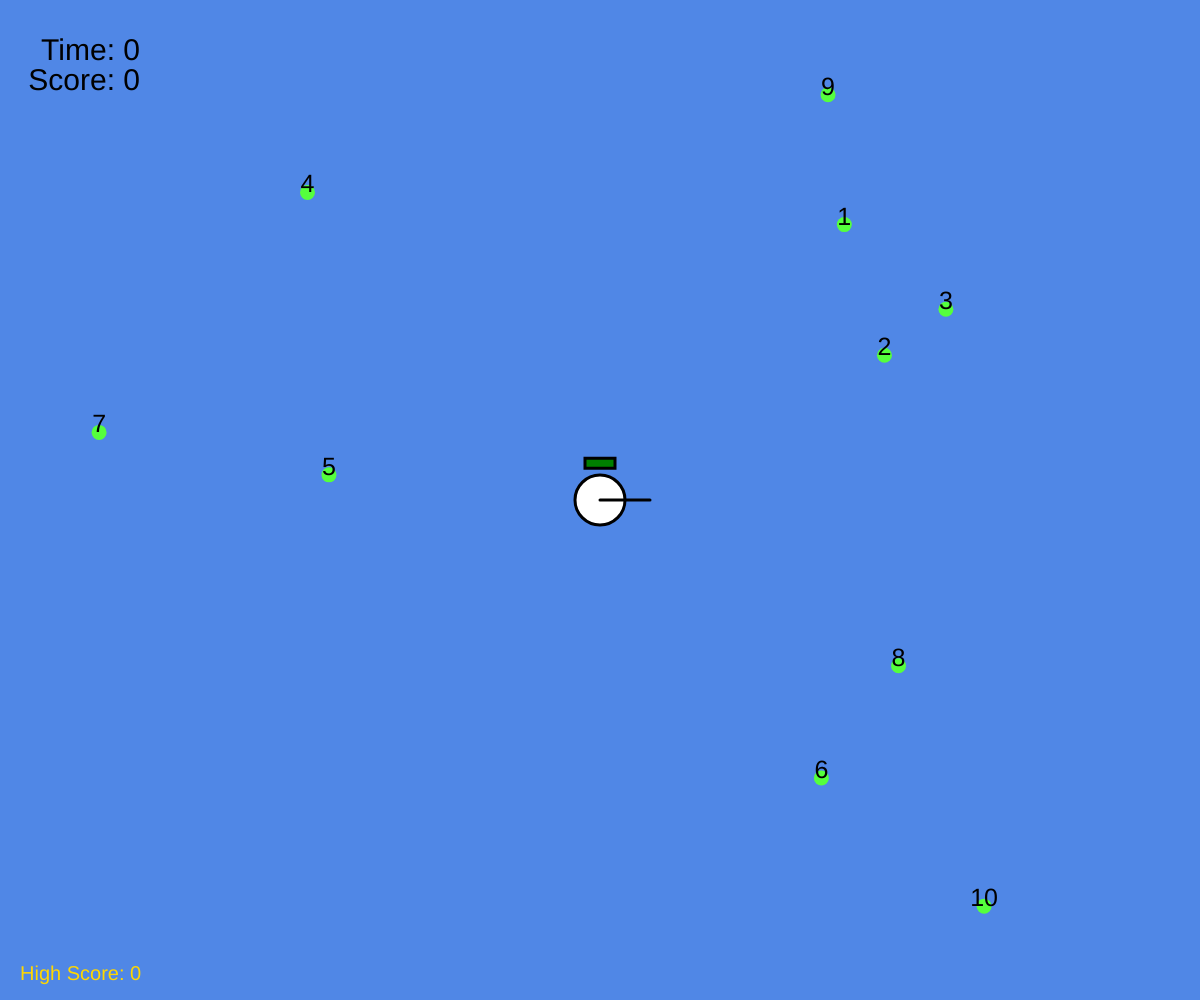
Frame 1 (no input)
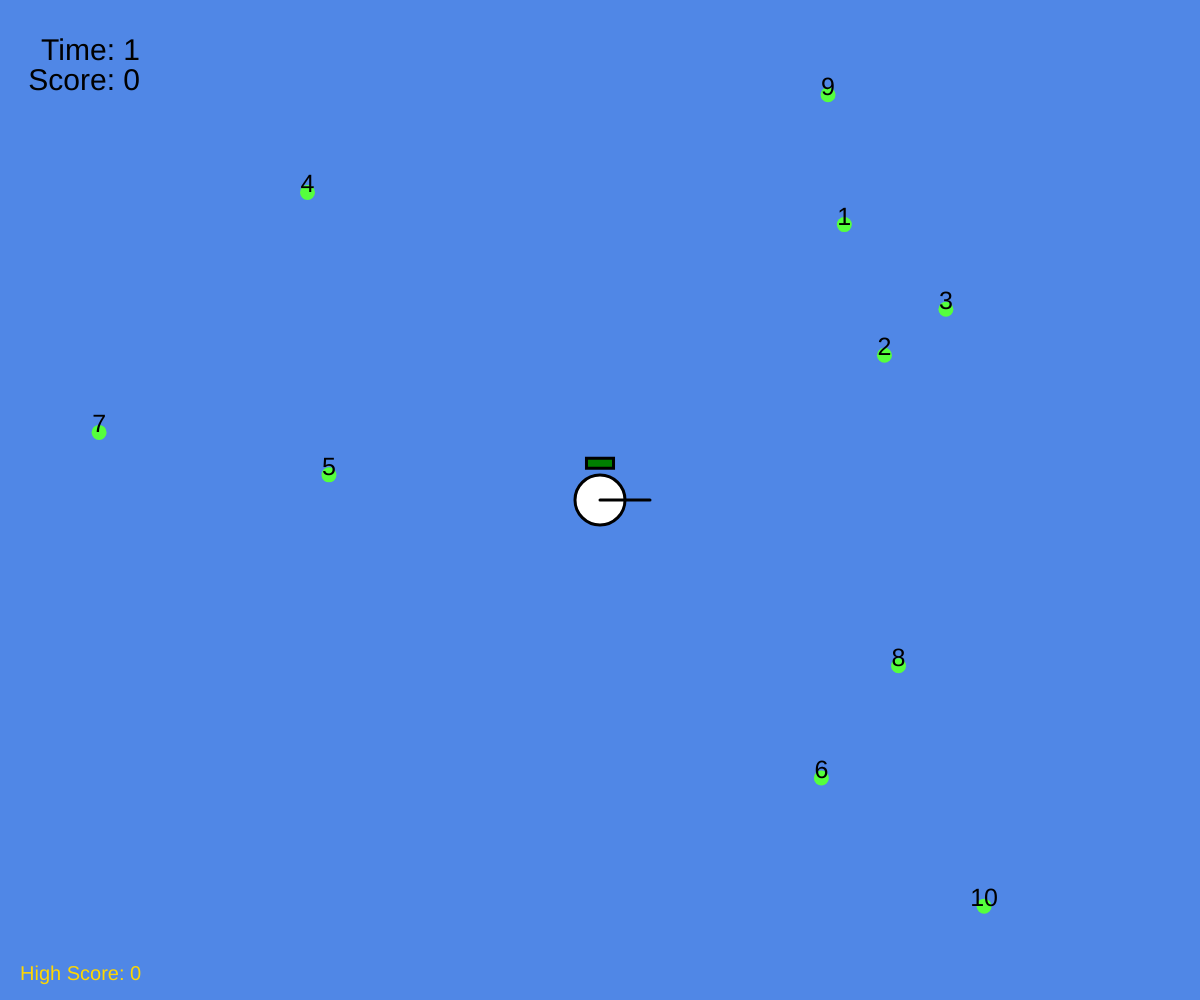
Frame 60 (no input)
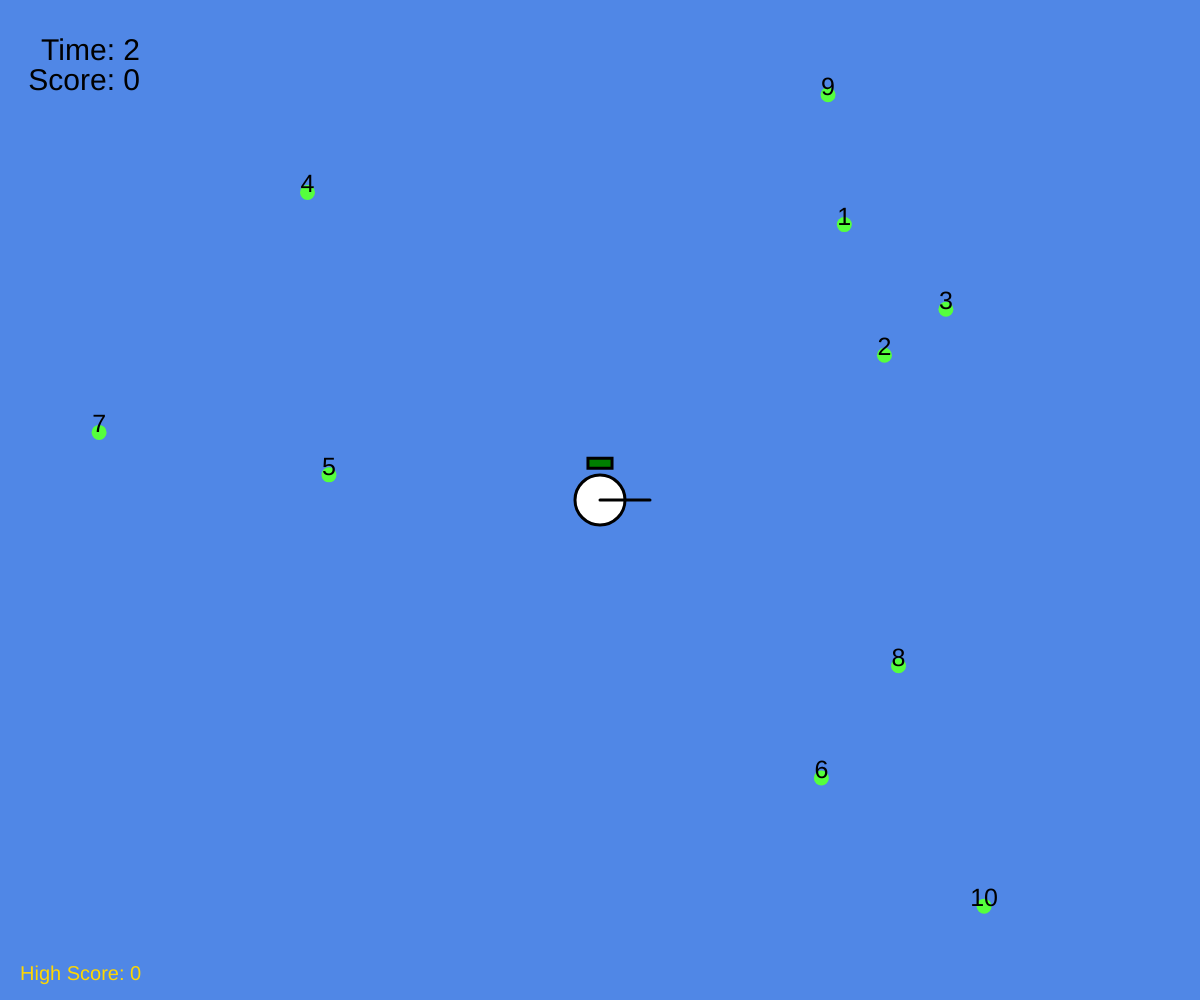
Frame 120 (the mouse pressed at the canvas centre since frame 60)

The p5.js sketch that drew these frames (run headless with seeded random() and noise() and a simulated clock; from frame 60 on, the mouse is pressed at the canvas centre):

// p5.js sketch
// ── sketch.js
let foods = [];
let mobs = [];

function setup() {
	highScore = 0;
	frameRate(60);
	
	width = windowWidth;
	height = windowHeight;
	createCanvas(width, height);
	
	angleMode(DEGREES);
	let normalR = createVector(-1,0);
	
	mob = new Mob();
	for(let i = 0; i < 10; i++){
		foods.push(new Food());
		foods[i].number = i + 1;
	}
	mobs.push(mob);
	for (let i = 0; i < 0; i++){
		mobs.push(new Mob());
		mobs[i].pos = createVector(random(0,width), random(0,height));
	}
	reset()
	
}

function draw() {
	if (frameCount % 60 == 0){
		if (gameLost !== true){	
			time++;
		}
	}
	background(80,135,230);
	for(let i = 0; i < foods.length; i++){
		
		foods[i].display();
		
		for(let j = 0; j < mobs.length; j++){
			if(mobs[j].canEat(foods[i]) & mobs[j].health < mobs[j].maxHealth){
				//foods.splice(i,1);
				foods[i].hpValue = 1/time * 70;
				foods[i].pos = createVector(random(30,width - 30), random(30,height - 30));
				if (foods[i].hpValue <= 3){
					mobs[j].health += foods[i].hpValue;
					score++;
					if (score > highScore){
						highScore = score;
					}
				}else{
					mobs[j].health += 3;
					score++;
					if (score > highScore){
						highScore = score;
					}
				}
				i--;
			}
		}
	}
	for(let i = 0; i < mobs.length; i++){
		mobs[i].display();
		mobs[i].move();
	}
	
	push()
	textSize(30);
	textAlign(RIGHT);
	text("Time: " + time, 140, 60);
	text("Score: " + score, 140, 90)
	textAlign(LEFT);
	textSize(20);
	fill("GOLD");
	text("High Score: " + highScore, 20, height - 20)
	pop();
}
//////
class Entity{
	constructor(){
		this.pos = createVector(width/2,height/2);
		this.size = 50;
	}
}
//////
class Mob extends Entity {
	constructor(){
		//give position and size
		super();
		//Direction Mob is moving
		this.direction = createVector(1,0);
		////Movement variable
		this.velocity = createVector(0,0);
		this.defaultAcc = .1;
		this.speed = 0;
		this.maxSpeed = 15;
		
		this.health = 30;
		this.maxHealth = 100;
	}
	
	display(){
		push();
		//Displaying the main body
		strokeWeight(3);
		fill("white");
		ellipse(this.pos.x, this.pos.y, this.size);
		if (this.health < 20){
			fill("Red");
		}else{
			fill("Green");
		}
		//Display and subtract health over time
		rect(this.pos.x - this.health/2, this.pos.y - this.size/1.2, this.health, 10);
		pop();
		if(this.health > 0){
			this.health -= .05;
		}else{
			//If health drops to 0 lock mob in place
			this.pos = createVector(0,0);
			this.direction = createVector(0,-1);
			push();
			strokeWeight(2);
			stroke("Black");
			fill("Red");
			textSize(60);
			textAlign(CENTER);
			text("Game Over", width/2, height/2)
			textSize(45);
			fill(200,130,170);
			text("Press Enter to restart", width/2 + 30, height/2 + 50);
			pop();
			
			gameLost = true;
		}
		//Points in the direction the mob is facing
		strokeWeight(3);
		line(this.pos.x, this.pos.y, this.pos.x + this.direction.x*50, this.pos.y + this.direction.y*50);
	}
	
	move(){
		this.speed = this.velocity.mag();
		this.pos.add(this.speed * this.direction.x, this.speed * this.direction.y);
		
		//I couldn't think of a better way to make sure the direction and velocity are pointing in the same direction
		if (this.velocity.x * this.direction.x < 0){
			this.velocity.x *= -1;
		}
		if (this.velocity.y * this.direction.y < 0){
			this.velocity.y *= -1;
		}
		//Accelerating entitity
		//keyCode 87 is w 38 is up arrow
		if (keyIsDown(87) || keyIsDown(38)) {
			if (this.speed < this.maxSpeed) {
				this.velocity.x += this.defaultAcc * this.direction.x;
				this.velocity.y += this.defaultAcc * this.direction.y;
			}else{
				print("Maximum Speed Achieved")
			}
		}
	//Decelerating Entity
		//keyCode 83 is s 40 is down arrow
		else if (keyIsDown(83) || keyIsDown(40)){
			this.velocity.x -= this.defaultAcc * this.direction.x * 3;
			this.velocity.y -= this.defaultAcc * this.direction.y * 3;
		}
	//Rotating Entity
		//keyCode 65 is a & 37 is left arrow
		if (keyIsDown(65) || keyIsDown(37)) {
			this.turn(-4);
		//keyCode 68 is d & 39 is right arrow
		}else if (keyIsDown(68) || keyIsDown(39)) {
			this.turn(4);
		}
		
	//Boundaries
		//X direction
		if (this.pos.x > width - this.size/2 || this.pos.x < this.size/2){
			//If it hits a wall switch the sign on the velocity's x component
			this.direction.x *= -1;
			//Make sure the Entity does not get stuck inside the wall constantly switching sign on velocity
			//Right
			if (this.pos.x > width - this.size/2){
				this.pos.x = width - this.size/2 - 10;
			//Left
			}else if (this.pos.x < this.size/2){
				this.pos.x = this.size/2 + 10;
			}else{}
			
			
		}else{}
		//Y direction
		if (this.pos.y > height - this.size/2 || this.pos.y < this.size/2){
			//If it hits a wall switch the sign on the velocity's y component
			this.direction.y *= -1;
			//Make sure the Entity does not get stuck inside the wall constantly switching sign on velocity
			//Bottom
			if (this.pos.y > height - this.size/2){
				this.pos.y = height - this.size/2 - 10;
			//Top
			}else if(this.pos.y < this.size/2){
				this.pos.y = this.size/2 + 10;
			}else{}
		}else{}
	}
	
	//Turn the mob a certain amount of degrees
	//positive angle is clockwise negative is counter clockwise
	turn(angle){
		this.direction.rotate(angle);
	}
	
	canEat(food){
		if(dist(this.pos.x, this.pos.y, food.pos.x, food.pos.y) < (this.size/2 + food.size)){
			print("can eat: " + food);
			return true;
		}else{
			return false;
		}
	}
}
///////
class Food extends Entity{ 
	constructor(){
		super();
		this.size = 15;
		this.pos = createVector(random(30,width - 30), random(30, height  - 30));
		this.hpValue = 5;
		
		this.number = 0;
	}
	
	display(){
		push();
		strokeWeight(0);
		fill(85, 255, 61);
		//noFill();
		ellipse(this.pos.x, this.pos.y, this.size);
		stroke(1);
		textAlign(CENTER);
		textSize(25);
		fill("Black");
		text(this.number, this.pos.x, this.pos.y);
		pop();
		
	}
}
function reset(){
	mob.pos = createVector(width/2,height/2);
	mob.health = 30;
	mob.velocity = createVector(0,0);
	time = 0;
	score = 0;
	gameLost = false;
}
function keyPressed() {
	//keyCode 32 is space
	if (keyCode == 32){
        print("\nX:\t" + floor(mob.pos.x) +
			  "\nY:\t" + floor(mob.pos.y) +
			  "\nX Velocity:\t" + mob.velocity.x + 
			  "\nY Velocity:\t" + mob.velocity.y + 
			  "\nSpeed:\t" + floor(mob.speed) + 
			  "\nAngle:\t" + mob.direction.heading() + 
			  "\nDirection:\t(" + mob.direction.x + "," + mob.direction.y + ")");
		
    }
	//keyCode 13 is enter
	if (keyCode == 13){
		print("enter");
		reset();
	}
}
